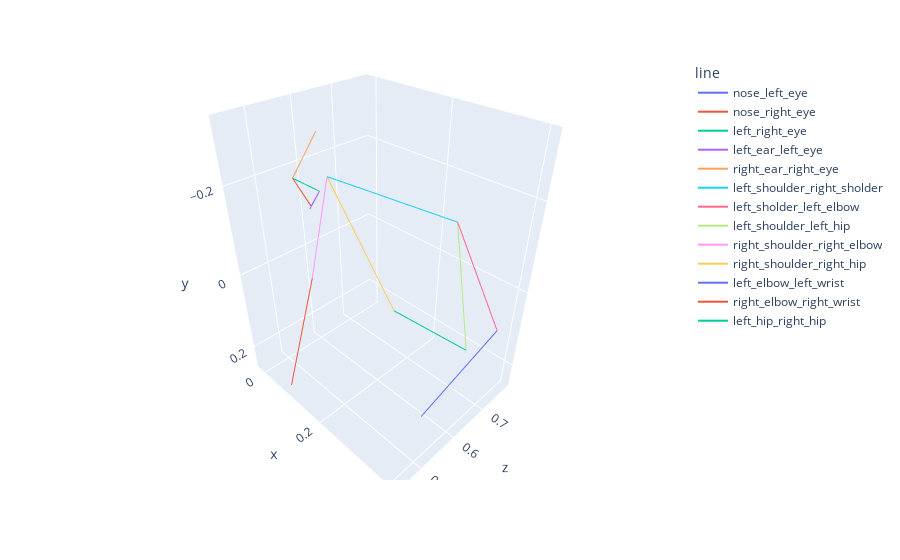

This figure's notebook cell:
### Code cell
model = trainer.model.to(device)
model.eval()
estimated_pose = model(torch.flatten(torch.tensor(sample)).unsqueeze(0).float().to(device), 0)
estimated_pose_df = pd.DataFrame(
    generate_connection_line(
        estimated_pose[0].cpu().reshape([-1, 3]).detach().numpy(),
        # np.argwhere(valid_keypoints).reshape(-1)
    )
)
visualize_pose(estimated_pose_df)

### Figure 1 — Plotly figure (JSON) as saved in the notebook; plotly's stock layout.template omitted (floating-point values rounded to 4 significant figures)
{"data": [{"hovertemplate": "line=nose_left_eye<br>z=%{x}<br>x=%{y}<br>y=%{z}<extra></extra>", "legendgroup": "nose_left_eye", "line": {"color": "#636efa", "dash": "solid"}, "marker": {"symbol": "circle"}, "mode": "lines", "name": "nose_left_eye", "scene": "scene", "showlegend": true, "type": "scatter3d", "x": [0.453, 0.4498], "y": [0.2067, 0.2347], "z": [-0.2401, -0.2763]}, {"hovertemplate": "line=nose_right_eye<br>z=%{x}<br>x=%{y}<br>y=%{z}<extra></extra>", "legendgroup": "nose_right_eye", "line": {"color": "#EF553B", "dash": "solid"}, "marker": {"symbol": "circle"}, "mode": "lines", "name": "nose_right_eye", "scene": "scene", "showlegend": true, "type": "scatter3d", "x": [0.453, 0.4488], "y": [0.2067, 0.1713], "z": [-0.2401, -0.2763]}, {"hovertemplate": "line=left_right_eye<br>z=%{x}<br>x=%{y}<br>y=%{z}<extra></extra>", "legendgroup": "left_right_eye", "line": {"color": "#00cc96", "dash": "solid"}, "marker": {"symbol": "circle"}, "mode": "lines", "name": "left_right_eye", "scene": "scene", "showlegend": true, "type": "scatter3d", "x": [0.4498, 0.4488], "y": [0.2347, 0.1713], "z": [-0.2763, -0.2763]}, {"hovertemplate": "line=left_ear_left_eye<br>z=%{x}<br>x=%{y}<br>y=%{z}<extra></extra>", "legendgroup": "left_ear_left_eye", "line": {"color": "#ab63fa", "dash": "solid"}, "marker": {"symbol": "circle"}, "mode": "lines", "name": "left_ear_left_eye", "scene": "scene", "showlegend": true, "type": "scatter3d", "x": [0.4498, 0.4423], "y": [0.2347, 0.2174], "z": [-0.2763, -0.243]}, {"hovertemplate": "line=right_ear_right_eye<br>z=%{x}<br>x=%{y}<br>y=%{z}<extra></extra>", "legendgroup": "right_ear_right_eye", "line": {"color": "#FFA15A", "dash": "solid"}, "marker": {"symbol": "circle"}, "mode": "lines", "name": "right_ear_right_eye", "scene": "scene", "showlegend": true, "type": "scatter3d", "x": [0.4488, 0.5389], "y": [0.1713, 0.1204], "z": [-0.2763, -0.3138]}, {"hovertemplate": "line=left_shoulder_right_sholder<br>z=%{x}<br>x=%{y}<br>y=%{z}<extra></extra>", "legendgroup": "left_shoulder_right_sholder", "line": {"color": "#19d3f3", "dash": "solid"}, "marker": {"symbol": "circle"}, "mode": "lines", "name": "left_shoulder_right_sholder", "scene": "scene", "showlegend": true, "type": "scatter3d", "x": [0.6609, 0.6392], "y": [0.3343, 0.01629], "z": [-0.1793, -0.166]}, {"hovertemplate": "line=left_sholder_left_elbow<br>z=%{x}<br>x=%{y}<br>y=%{z}<extra></extra>", "legendgroup": "left_sholder_left_elbow", "line": {"color": "#FF6692", "dash": "solid"}, "marker": {"symbol": "circle"}, "mode": "lines", "name": "left_sholder_left_elbow", "scene": "scene", "showlegend": true, "type": "scatter3d", "x": [0.6609, 0.7276], "y": [0.3343, 0.4067], "z": [-0.1793, 0.06309]}, {"hovertemplate": "line=left_shoulder_left_hip<br>z=%{x}<br>x=%{y}<br>y=%{z}<extra></extra>", "legendgroup": "left_shoulder_left_hip", "line": {"color": "#B6E880", "dash": "solid"}, "marker": {"symbol": "circle"}, "mode": "lines", "name": "left_shoulder_left_hip", "scene": "scene", "showlegend": true, "type": "scatter3d", "x": [0.6609, 0.7866], "y": [0.3343, 0.3063], "z": [-0.1793, 0.2262]}, {"hovertemplate": "line=right_shoulder_right_elbow<br>z=%{x}<br>x=%{y}<br>y=%{z}<extra></extra>", "legendgroup": "right_shoulder_right_elbow", "line": {"color": "#FF97FF", "dash": "solid"}, "marker": {"symbol": "circle"}, "mode": "lines", "name": "right_shoulder_right_elbow", "scene": "scene", "showlegend": true, "type": "scatter3d", "x": [0.6392, 0.6009], "y": [0.01629, -0.01502], "z": [-0.166, 0.08714]}, {"hovertemplate": "line=right_shoulder_right_hip<br>z=%{x}<br>x=%{y}<br>y=%{z}<extra></extra>", "legendgroup": "right_shoulder_right_hip", "line": {"color": "#FECB52", "dash": "solid"}, "marker": {"symbol": "circle"}, "mode": "lines", "name": "right_shoulder_right_hip", "scene": "scene", "showlegend": true, "type": "scatter3d", "x": [0.6392, 0.784], "y": [0.01629, 0.07605], "z": [-0.166, 0.2412]}, {"hovertemplate": "line=left_elbow_left_wrist<br>z=%{x}<br>x=%{y}<br>y=%{z}<extra></extra>", "legendgroup": "left_elbow_left_wrist", "line": {"color": "#636efa", "dash": "solid"}, "marker": {"symbol": "circle"}, "mode": "lines", "name": "left_elbow_left_wrist", "scene": "scene", "showlegend": true, "type": "scatter3d", "x": [0.7276, 0.5737], "y": [0.4067, 0.3541], "z": [0.06309, 0.2332]}, {"hovertemplate": "line=right_elbow_right_wrist<br>z=%{x}<br>x=%{y}<br>y=%{z}<extra></extra>", "legendgroup": "right_elbow_right_wrist", "line": {"color": "#EF553B", "dash": "solid"}, "marker": {"symbol": "circle"}, "mode": "lines", "name": "right_elbow_right_wrist", "scene": "scene", "showlegend": true, "type": "scatter3d", "x": [0.6009, 0.4437], "y": [-0.01502, 0.08825], "z": [0.08714, 0.246]}, {"hovertemplate": "line=left_hip_right_hip<br>z=%{x}<br>x=%{y}<br>y=%{z}<extra></extra>", "legendgroup": "left_hip_right_hip", "line": {"color": "#00cc96", "dash": "solid"}, "marker": {"symbol": "circle"}, "mode": "lines", "name": "left_hip_right_hip", "scene": "scene", "showlegend": true, "type": "scatter3d", "x": [0.7866, 0.784], "y": [0.3063, 0.07605], "z": [0.2262, 0.2412]}], "layout": {"legend": {"title": {"text": "line"}, "tracegroupgap": 0}, "margin": {"t": 60}, "scene": {"domain": {"x": [0, 1], "y": [0, 1]}, "xaxis": {"autorange": "reversed", "title": {"text": "z"}}, "yaxis": {"title": {"text": "x"}}, "zaxis": {"autorange": "reversed", "title": {"text": "y"}}}}}
